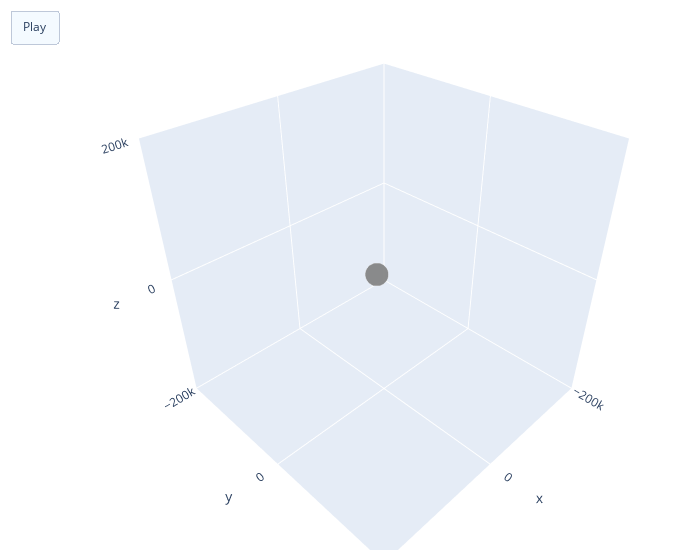

The cell this chart's notebook holds for it:
### Markdown cell above
Визуализируем появление точек динамически

### Code cell
frames = []
x,y,z = [], [], []
framesTot = 100
for point in range(0, data.shape[0])[:framesTot]:
    if point == 0:
        x,y,z = [data.loc[point, 'x']], [data.loc[point, 'y']], [data.loc[point, 'z']]
    else:
        x.append(data.loc[point, 'x']), y.append(data.loc[point, 'y']), z.append(data.loc[point, 'z'])
        frames.append(go.Frame(data=[go.Scatter3d(x=x, y=y, z=z)]))
        
        
# frames_sim = []
# x_sim,y_sim,z_sim = [], [], []
# for point in range(0, data.shape[0])[:framesTot]:
#     if point == 0:
#         x_sim,y_sim,z_sim = [data.loc[point, 'x_sim']], [data.loc[point, 'y_sim']], [data.loc[point, 'z_sim']]
#     else:
#         x_sim.append(data.loc[point, 'x_sim']), y_sim.append(data.loc[point, 'y_sim']), z_sim.append(data.loc[point, 'z_sim'])
#         frames_sim.append(go.Frame(data=[go.Scatter3d(x=x_sim, y=y_sim, z=z_sim)]))
    
fig = go.Figure(
    data=[go.Scatter3d(x = [x[0]], y=[y[0]], z = [z[0]],
                      marker=dict(
                        color='rgb(127, 127, 127)',
                        size=8, 
                        symbol='circle', 
                        line=dict(
                            color='rgb(204, 204, 204)',
                            width=0.5),
                        opacity=0.9),
                   name = 'Real')],
    layout=go.Layout(
        updatemenus=[dict(
            type="buttons",
            buttons=[dict(label="Play",
                          method="animate",
                          args=[None])])]
    ),
    frames=frames
)


fig.update_layout(scene=dict(
    xaxis=dict(nticks=4, range=[-200000, 200000],),
    yaxis=dict(nticks=4, range=[-200000, 200000],),
    zaxis=dict(nticks=4, range=[-200000, 200000],),),
    width=700,
    margin=dict(r=20, l=10, b=10, t=10),
    updatemenus=[dict(
        type="buttons",
        buttons=[dict(label="Play",
                      method="animate",
                      args=[None])])]
)
fig.show()

### Figure 1 — Plotly figure (JSON) as saved in the notebook; plotly's stock layout.template omitted (floating-point values rounded to 4 significant figures)
{"data": [{"marker": {"color": "rgb(127, 127, 127)", "line": {"color": "rgb(204, 204, 204)", "width": 0.5}, "opacity": 0.9, "size": 8, "symbol": "circle"}, "name": "Real", "type": "scatter3d", "x": [-11250.0], "y": [-25910.0], "z": [-8997.0]}], "layout": {"margin": {"b": 10, "l": 10, "r": 20, "t": 10}, "scene": {"xaxis": {"nticks": 4, "range": [-200000, 200000]}, "yaxis": {"nticks": 4, "range": [-200000, 200000]}, "zaxis": {"nticks": 4, "range": [-200000, 200000]}}, "updatemenus": [{"buttons": [{"args": [null], "label": "Play", "method": "animate"}], "type": "buttons"}], "width": 700}}
